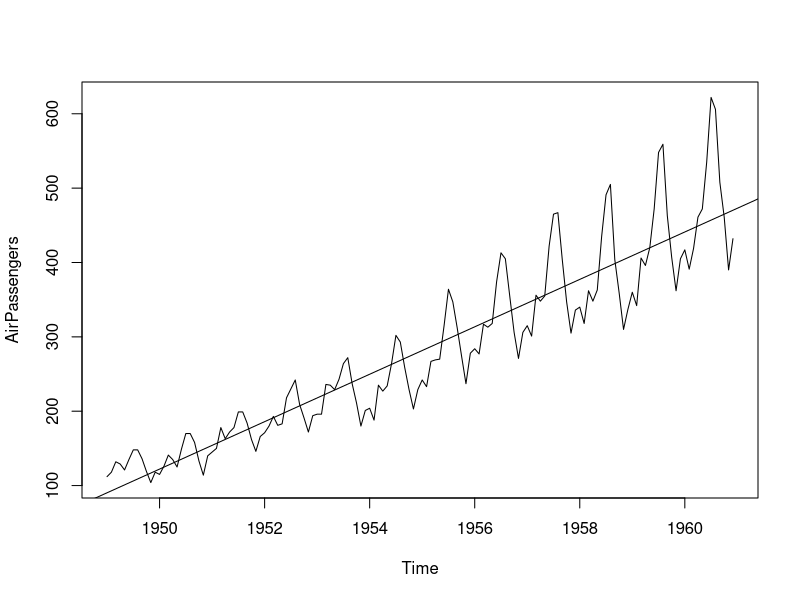
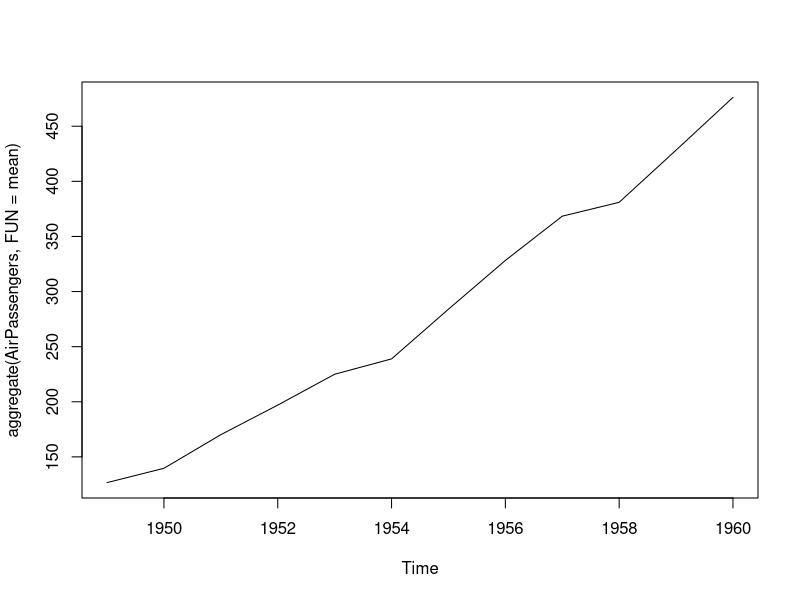
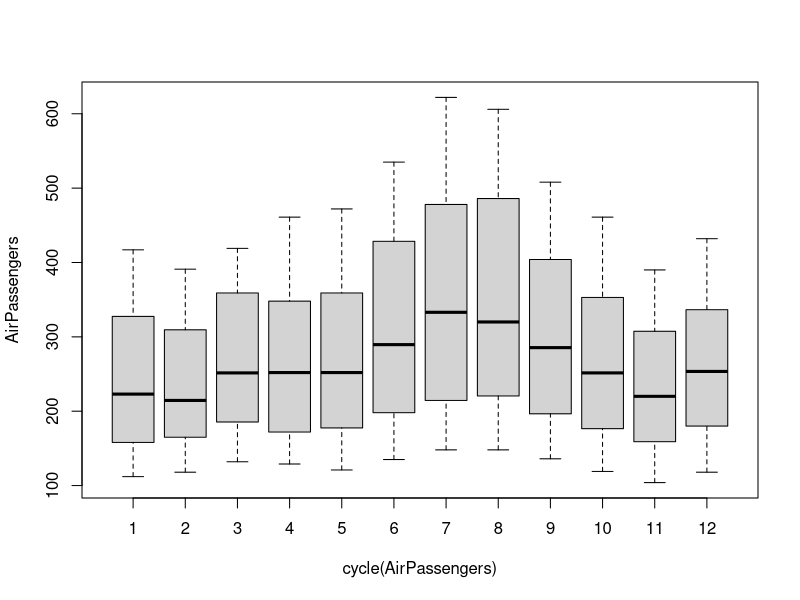
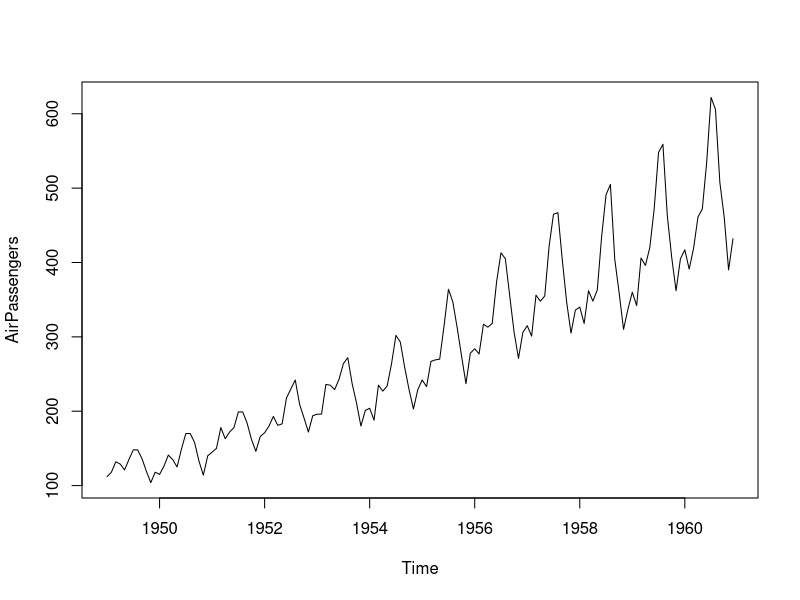
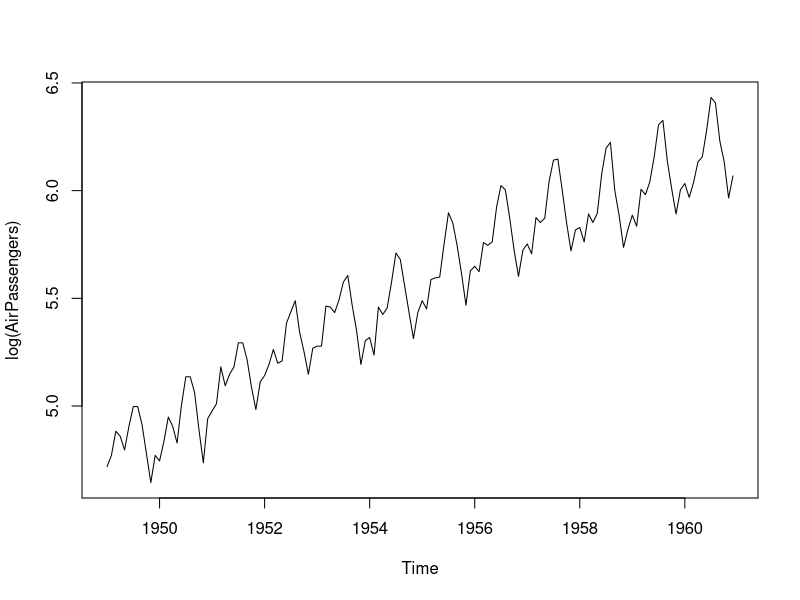
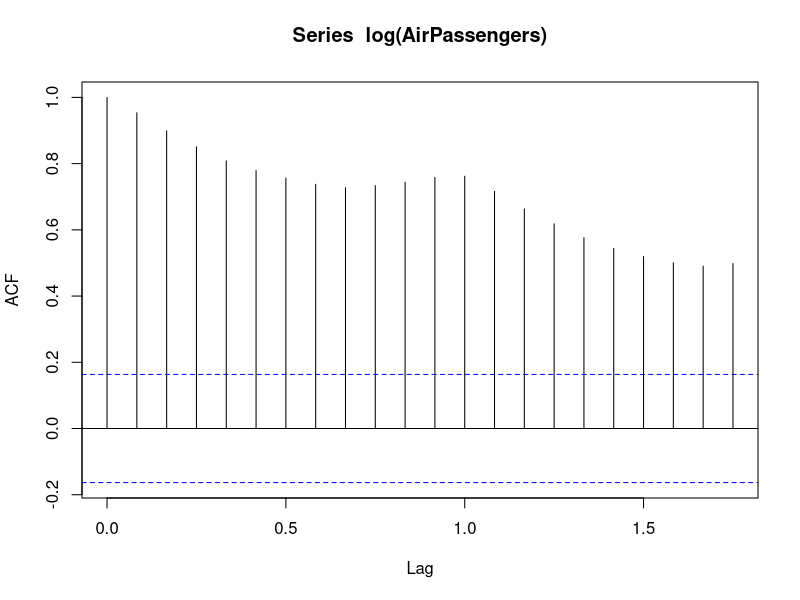
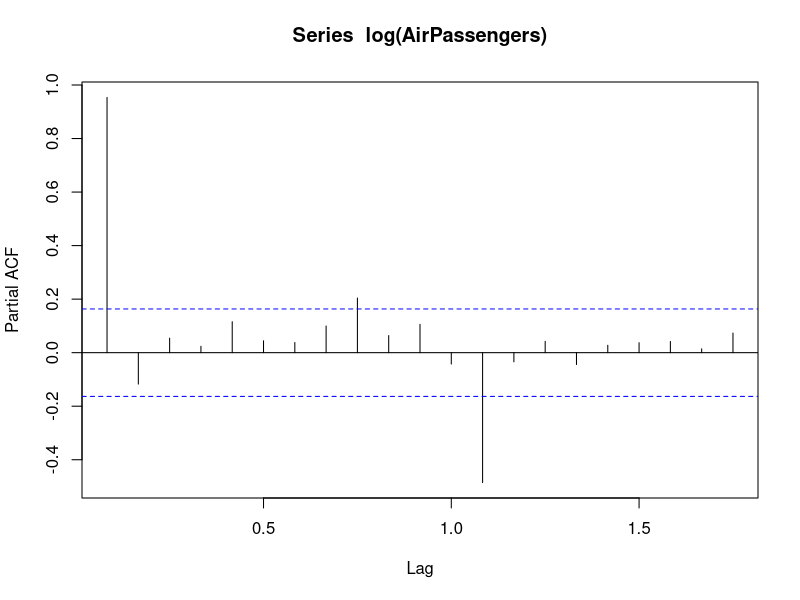
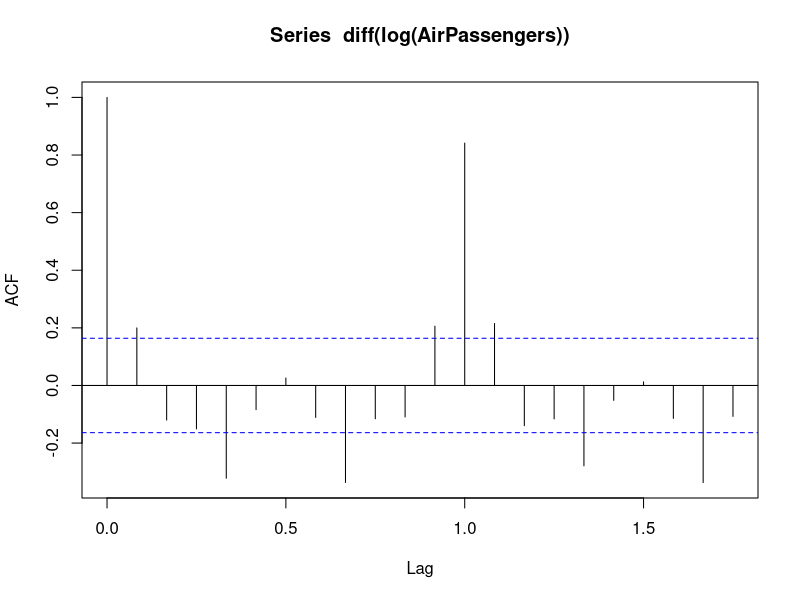

Generate these figures, in order, with R:
####TIME SERIES ANALYSIS###

##LOAD DATASETS & LIBRARY/IES##
library(MASS)
library(tseries)
library(forecast)


###load datasets###
Airpass <- AirPassengers
print(Airpass)
View(Airpass)

###verify the class,structure,frequency,summary,head,tail,start,end & dim
class(AirPassengers)
str(AirPassengers)
dim(AirPassengers)
summary(AirPassengers)
frequency(AirPassengers)
head(AirPassengers)
tail(AirPassengers)
start(AirPassengers)
end(AirPassengers)
plot(AirPassengers)



####linearity of the datasets
reg. <- lm(AirPassengers ~ time(AirPassengers))
reg.

###abline: this shows the mean of the series
abline(reg.)

###obtain the cycle of the series
cycle(AirPassengers)

###plot the series via aggregrate
plot(aggregate(AirPassengers, FUN = mean))
?aggregate

###boxplot graph
boxplot(AirPassengers ~ cycle(AirPassengers))
plot(AirPassengers)

##take the ln(log) of the series##
plot(log(AirPassengers))

##acf & pacf graph
acf(log(AirPassengers))
pacf(log(AirPassengers))

##differencing the seires to remove stationarity###
acf(diff(log(AirPassengers)))
pacf(diff(log(AirPassengers)))

###ARIMA MODELLING COMPARING THE DIFFERENT MODELS###
Arima(log(AirPassengers), c(0, 1, 1), seasonal = list(order = c(0, 1, 1), period =
                                                        12))
Arima(log(AirPassengers), c(1, 1, 1), seasonal = list(order = c(1, 1, 1), period =
                                                        12))

###autoarima model for best model###
auto.arima(AirPassengers)

###predicting the future values##
fit = Arima(log(AirPassengers), c(2, 1, 1), seasonal = list(order = c(2, 1, 1), period =
                                                              12))
pred = predict(fit, n.head = 10 * 12)
pred

###ADF TEST
adf.test(log(AirPassengers))
adf.test(diff(log(AirPassengers)))

###plot the graph###
ts.plot(AirPassengers, 2.718, pred$pred)
pred1 <- 2.718
pred1

forecast(Arima(log(AirPassengers), c(2, 1, 1), seasonal = list(
  order = c(2, 1, 1), period = 12
)))
Forecastplot <- forecast(Arima(log(AirPassengers)))
Forecastplot

####box.test for the squred value####
Box.test(log(AirPassengers))
forecast1 <- forecast(fit)
forecast1
plot(forecast1)

##plotting the forecast using the auto.arima model
auto.fore<-forecast(auto.arima(AirPassengers))
plot(auto.fore) ##best fitted forecast

###obtaining the accuracy of the model
accuracy(fit)
